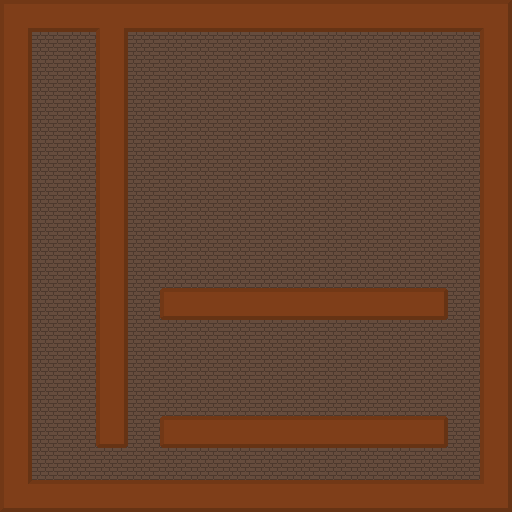

This game map was drawn from its Tiled (.tmx) file and the tilesets committed beside it. A one-line description and the trimmed map source follow:
An orthogonal 16x16 tile map with 32x32 px tiles, 2 tile layers (floor, walls) and 34 objects (13x dwall, 3x health, 3x pwall, 2x gen_demon, 2x vwall, ...).

<map version="1.0" orientation="orthogonal" width="16" height="16" tilewidth="32" tileheight="32">
 <tileset firstgid="1" name="tiles" tilewidth="32" tileheight="32">
  <image source="../gfx/tiles.png" width="256" height="256" />
 </tileset>
 <layer name="floor" width="16" height="16">
  <data>[256 cells, 256 non-empty, 1 distinct tile ids]</data>
 </layer>
 <layer name="walls" width="16" height="16">
  <data>[256 cells, 91 non-empty, 10 distinct tile ids]</data>
 </layer>
 <objectgroup name="entities" width="16" height="16">
  <object name="start" type="start" x="32" y="32" width="32" height="32" />
  <object name="exit1" type="exit" x="32" y="448" width="32" height="32" />
  <object name="door1" type="vdoor" x="96" y="448" width="32" height="32" />
  <object name="key1" type="key" x="64" y="384" width="32" height="32" />
  <object name="gen3" type="gen_demon" x="416" y="96" width="32" height="32" />
  <object name="gen1" type="gen_ghost" x="64" y="448" width="32" height="32" />
  <object name="gen2" type="gen_demon" x="160" y="96" width="32" height="32" />
  <object name="health1" type="health" x="128" y="32" width="32" height="32" />
  <object name="health2" type="health" x="288" y="32" width="32" height="32" />
  <object name="health3" type="health" x="448" y="32" width="32" height="32" />
  <object name="movingwall1" type="hwall" x="32" y="256" width="32" height="32" />
  <object name="movingwall2" type="vwall" x="160" y="320" width="32" height="32" />
  <object name="movingwall3" type="vwall" x="416" y="384" width="32" height="32" />
  <object name="destructiblewall1" type="dwall" x="32" y="96" width="32" height="32" />
  <object name="destructiblewall2" type="dwall" x="64" y="96" width="32" height="32" />
  <object name="destructiblewall3" type="dwall" x="128" y="160" width="32" height="32" />
  <object name="destructiblewall4" type="dwall" x="160" y="160" width="32" height="32" />
  <object name="destructiblewall5" type="dwall" x="192" y="160" width="32" height="32" />
  <object name="destructiblewall6" type="dwall" x="256" y="160" width="32" height="32" />
  <object name="destructiblewall7" type="dwall" x="288" y="160" width="32" height="32" />
  <object name="destructiblewall8" type="dwall" x="224" y="160" width="32" height="32" />
  <object name="destructiblewall9" type="dwall" x="320" y="160" width="32" height="32" />
  <object name="destructiblewall10" type="dwall" x="352" y="160" width="32" height="32" />
  <object name="destructiblewall11" type="dwall" x="384" y="160" width="32" height="32" />
  <object name="destructiblewall12" type="dwall" x="416" y="160" width="32" height="32" />
  <object name="destructiblewall13" type="dwall" x="448" y="160" width="32" height="32" />
  <object name="bonus1" type="bspeed" x="160" y="448" width="32" height="32" />
  <object name="bonus2" type="bfirerate" x="288" y="352" width="32" height="32" />
  <object name="bonus3" type="bpower" x="256" y="352" width="32" height="32" />
  <object name="pushablewall1" type="pwall" x="128" y="416" width="32" height="32" />
  <object name="pushablewall2" type="pwall" x="448" y="416" width="32" height="32" />
  <object name="pushablewall3" type="pwall" x="32" y="160" width="32" height="32" />
  <object name="hint_move" type="message" x="32" y="32" width="32" height="32" />
  <object name="hint_move" type="message" x="64" y="32" width="32" height="32" />
 </objectgroup>
</map>
